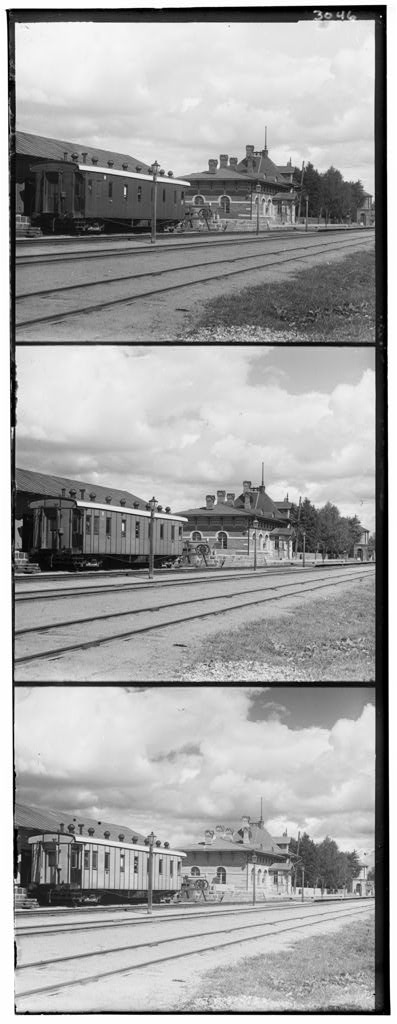
#> input picture MP1/part1/00398v.jpg, 397 x 1024 px, found by its file name
$ python mainb.py
#> lines starting #> are read from the running program, lines starting #| are printed output that depends on the picture
import cv2
import numpy as np
import os
import time  # Import time module

# Start the timer
start_time = time.time()

img_path = r'C:\Users\Rohit\OneDrive\Desktop\cv-code\assignment-1\part1\00398v.jpg'
img = cv2.imread(img_path)
#> img is the input picture: shape (1024, 397, 3); min 0, max 255, mean 163.6

height, width, channels = img.shape
#> height = 1024; width = 397; channels = 3
part_height = height // 3
#> part_height = 341
blue = img[0:part_height, 0:width]
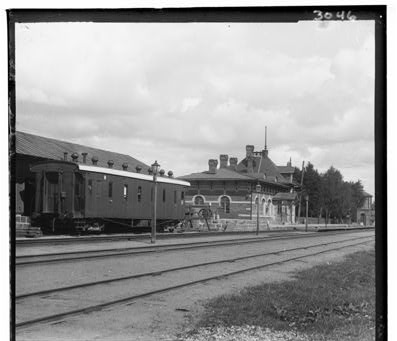
#> blue: shape (341, 397, 3); min 0, max 255, mean 151.4
green = img[part_height:2*part_height, 0:width]
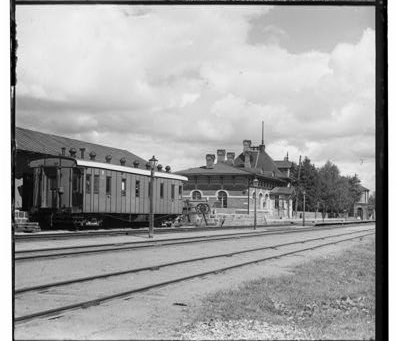
#> green: shape (341, 397, 3); min 0, max 255, mean 163.8
red = img[2*part_height:3*part_height, 0:width]
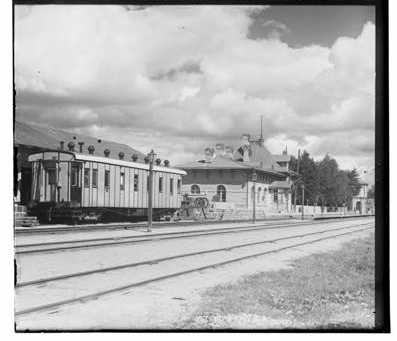
#> red: shape (341, 397, 3); min 0, max 255, mean 175.3

h, w, c = blue.shape
#> h = 341; w = 397; c = 3
crop_amount = int(0.12 * w)
#> crop_amount = 47
crop_blue = blue[crop_amount:h - crop_amount, crop_amount:w - crop_amount]
crop_green = green[crop_amount:h - crop_amount, crop_amount:w - crop_amount]
crop_red = red[crop_amount:h - crop_amount, crop_amount:w - crop_amount]

blueb = cv2.cvtColor(crop_blue, cv2.COLOR_BGR2GRAY)
greenb = cv2.cvtColor(crop_green, cv2.COLOR_BGR2GRAY)
redb = cv2.cvtColor(crop_red, cv2.COLOR_BGR2GRAY)

# Function to compute SSD (Sum of Squared Differences)
def compute_ssd(image1, image2):
    return np.sum((image1 - image2) ** 2)

# Function to compute NCC (Normalized Cross-Correlation)
def compute_ncc(image1, image2):
    image1_norm = (image1 - np.mean(image1)) / np.std(image1)
    image2_norm = (image2 - np.mean(image2)) / np.std(image2)
    return np.sum(image1_norm * image2_norm)

# Function for exhaustive search (grid search)
def exhaustive_search(image1, image2, metric, displacement_range):
    best_score = None
    best_displacement = (0, 0)

    for dx in range(-displacement_range, displacement_range + 1):
        for dy in range(-displacement_range, displacement_range + 1):
            shifted_image2 = np.roll(np.roll(image2, dx, axis=1), dy, axis=0)
            if metric == 'ssd':
                score = compute_ssd(image1, shifted_image2)
                if best_score is None or score < best_score:  # Minimizing SSD
                    best_score = score
                    best_displacement = (dx, dy)
            elif metric == 'ncc':
                score = compute_ncc(image1, shifted_image2)
                if best_score is None or score > best_score:  # Maximizing NCC
                    best_score = score
                    best_displacement = (dx, dy)

    return best_displacement, best_score

# Pyramid search function
def pyramid_search(image1, image2, metric, displacement_range, depth):
    if depth == 0 or min(image1.shape) < 100:  # Base case for small images
        return exhaustive_search(image1, image2, metric, displacement_range)

    # Reduce image size by half
    reduced_image1 = cv2.resize(image1, (image1.shape[1] // 2, image1.shape[0] // 2))
    reduced_image2 = cv2.resize(image2, (image2.shape[1] // 2, image2.shape[0] // 2))

    # Recursively call pyramid search on reduced images
    displacement, _ = pyramid_search(reduced_image1, reduced_image2, metric, displacement_range, depth - 1)

    # Upscale the displacement to the current resolution
    displacement = (displacement[0] * 2, displacement[1] * 2)

    # Refine displacement at the current resolution
    shifted_image2 = np.roll(np.roll(image2, displacement[0], axis=1), displacement[1], axis=0)
    refined_displacement, _ = exhaustive_search(image1, shifted_image2, metric, 2)

    # Combine the displacements
    final_displacement = (displacement[0] + refined_displacement[0], displacement[1] + refined_displacement[1])

    return final_displacement, _

# Align color channels using pyramid search
def align_channels_pyramid(redb, blueb, greenb, metric, displacement_range, depth=3):
    # Align Red channel to Blue
    best_displacement_red, _ = pyramid_search(blueb, redb, metric, displacement_range, depth)
    aligned_red = np.roll(np.roll(redb, best_displacement_red[0], axis=1), best_displacement_red[1], axis=0)

    # Align Green channel to Blue
    best_displacement_green, _ = pyramid_search(blueb, greenb, metric, displacement_range, depth)
    aligned_green = np.roll(np.roll(greenb, best_displacement_green[0], axis=1), best_displacement_green[1], axis=0)

    # Reconstruct the aligned image
    aligned_image = np.stack([blueb, aligned_green, aligned_red], axis=-1)

    return aligned_image, best_displacement_red, best_displacement_green

# Example usage with SSD and pyramid search
displacement_range = 20
depth = 3  # Number of pyramid levels

# Align using SSD
aligned_image_ssd, disp_red_ssd, disp_green_ssd = align_channels_pyramid(redb, blueb, greenb, 'ssd', displacement_range, depth)
#> after the loop in exhaustive_search, `for dx in range(-displacement_range, displacement_range + 1):`: best_displacement = (-19, 6); best_score = 433615
#> in pyramid_search, `displacement, _ = pyramid_search(reduced_image1, reduced_image2, metri..`: displacement = (-40, 13)
#> in pyramid_search, `displacement = (displacement[0] * 2, displacement[1] * 2)`: displacement = (-80, 26)
#> in pyramid_search, `shifted_image2 = np.roll(np.roll(image2, displacement[0], axis=1), dis..`:
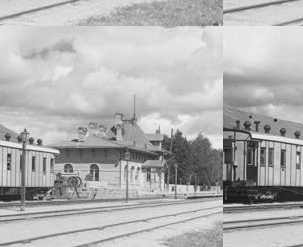
#> shifted_image2: shape (247, 303); min 0, max 249, mean 178
#> in pyramid_search, `refined_displacement, _ = exhaustive_search(image1, shifted_image2, me..`: refined_displacement = (-1, -2)
#> in pyramid_search, `final_displacement = (displacement[0] + refined_displacement[0], displ..`: final_displacement = (-81, 24)
#> call 4 of pyramid_search, with metric = 'ssd', displacement_range = 20, depth = 3
#> in pyramid_search (call 4), `displacement, _ = pyramid_search(reduced_image1, reduced_image2, metri..`: displacement = (1, 3)
#> in pyramid_search (call 4), `displacement = (displacement[0] * 2, displacement[1] * 2)`: displacement = (2, 6)
#> in pyramid_search (call 4), `shifted_image2 = np.roll(np.roll(image2, displacement[0], axis=1), dis..`:
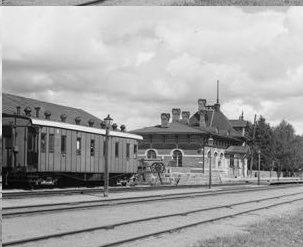
#> shifted_image2: shape (247, 303); min 0, max 244, mean 163.2
#> in pyramid_search (call 4), `refined_displacement, _ = exhaustive_search(image1, shifted_image2, me..`: refined_displacement = (0, -1)
#> in pyramid_search (call 4), `final_displacement = (displacement[0] + refined_displacement[0], displ..`: final_displacement = (2, 5)
#> in align_channels_pyramid, `aligned_image = np.stack([blueb, aligned_green, aligned_red], axis=-1)`:
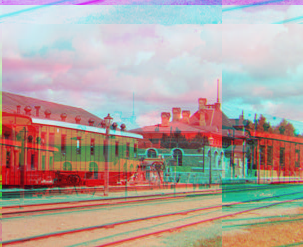
#> aligned_image: shape (247, 303, 3); mean of channels 0, 1, 2 156.7, 163.2, 178; drawn as B, G, R
#> disp_red_ssd = (-81, 24); disp_green_ssd = (2, 5)
print(f"Best displacement for Red channel (SSD): {disp_red_ssd}")
#| Best displacement for Red channel (SSD): (-81, 24)
print(f"Best displacement for Green channel (SSD): {disp_green_ssd}")
#| Best displacement for Green channel (SSD): (2, 5)

# Align using NCC
aligned_image_ncc, disp_red_ncc, disp_green_ncc = align_channels_pyramid(redb, blueb, greenb, 'ncc', displacement_range, depth)
#> the loop in exhaustive_search (call 12), `for dx in range(-displacement_range, displacement_range + 1):` made 5 passes
#> pass 1, in compute_ncc (call 3438), `image2_norm = (image2 - np.mean(image2)) / np.std(image2)`:
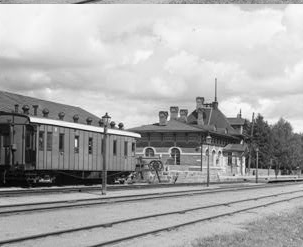
#> image2_norm: shape (247, 303) float64; min -2.79, max 1.38, mean -6.84e-17; drawn with min black and max white
#> disp_red_ncc = (4, 11); disp_green_ncc = (3, 5)
print(f"Best displacement for Red channel (NCC): {disp_red_ncc}")
#| Best displacement for Red channel (NCC): (4, 11)
print(f"Best displacement for Green channel (NCC): {disp_green_ncc}")
#| Best displacement for Green channel (NCC): (3, 5)

results_dir = r'C:\Users\Rohit\OneDrive\Desktop\cv-code\assignment-1\part1\results'
if not os.path.exists(results_dir):
    os.makedirs(results_dir)
file_name = os.path.splitext(os.path.basename(img_path))[0]
result_filename = os.path.join(results_dir, f"{file_name}_aligned_ncc.jpg")  # Change "_aligned_ncc" as needed
cv2.imwrite(result_filename, aligned_image_ncc)

# End the timer
end_time = time.time()

# Calculate elapsed time
elapsed_time = end_time - start_time
print(f"Elapsed time: {elapsed_time:.2f} seconds")

$ run again, with MP1/part1/00125v.jpg copied over MP1/part1/00398v.jpg
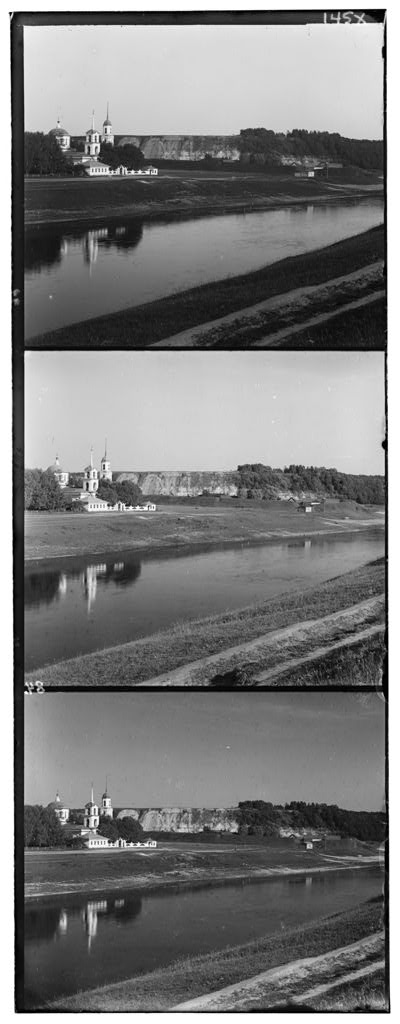
#> input picture MP1/part1/00125v.jpg, 400 x 1024 px, found by its file name
#> img is the input picture: shape (1024, 400, 3); min 0, max 255, mean 124.2
#> reduced_image1: shape (61, 76)
#> reduced_image2: shape (61, 76)
#> after the loop in exhaustive_search, `for dx in range(-displacement_range, displacement_range + 1):`: best_displacement = (-7, -19); best_score = 451844
#> in pyramid_search, `displacement, _ = pyramid_search(reduced_image1, reduced_image2, metri..`: displacement = (-15, -37)
#> in pyramid_search, `displacement = (displacement[0] * 2, displacement[1] * 2)`: displacement = (-30, -74)
#> shifted_image2: shape (245, 304)
#> refined_displacement = (-1, -2)
#> final_displacement = (-31, -76)
#> reduced_image2: shape (122, 152)
#> reduced_image2: shape (61, 76)
#> shifted_image2: shape (122, 152)
#> shifted_image2: shape (245, 304)
#> best_displacement_green = (2, 19)
#> disp_red_ssd = (-31, -76); disp_green_ssd = (2, 19)
#| Best displacement for Red channel (SSD): (-31, -76)
#| Best displacement for Green channel (SSD): (2, 19)
#> shifted_image2: shape (122, 152)
#> shifted_image2: shape (245, 304)
#> the loop in exhaustive_search (call 9), `for dx in range(-displacement_range, displacement_range + 1):` made 5 passes
#> pass 1, in compute_ncc (call 1709), `image2_norm = (image2 - np.mean(image2)) / np.std(image2)`:
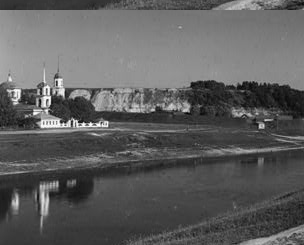
#> image2_norm: shape (245, 304) float64; min -2.34, max 3.97, mean 8.4e-18; drawn with min black and max white
#> shifted_image2: shape (122, 152)
#> in pyramid_search (call 10), `displacement, _ = pyramid_search(reduced_image1, reduced_image2, metri..`: displacement = (1, 2)
#> in pyramid_search (call 10), `displacement = (displacement[0] * 2, displacement[1] * 2)`: displacement = (2, 4)
#> in pyramid_search (call 10), `shifted_image2 = np.roll(np.roll(image2, displacement[0], axis=1), dis..`:
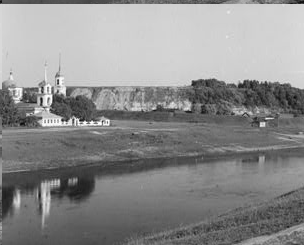
#> shifted_image2: shape (245, 304); min 6, max 255, mean 140.6
#> refined_displacement = (0, 1)
#> final_displacement = (2, 5)
#> disp_red_ncc = (1, 9); disp_green_ncc = (2, 5)
#| Best displacement for Red channel (NCC): (1, 9)
#| Best displacement for Green channel (NCC): (2, 5)

$ run again, with MP1/part1/00153v.jpg copied over MP1/part1/00398v.jpg
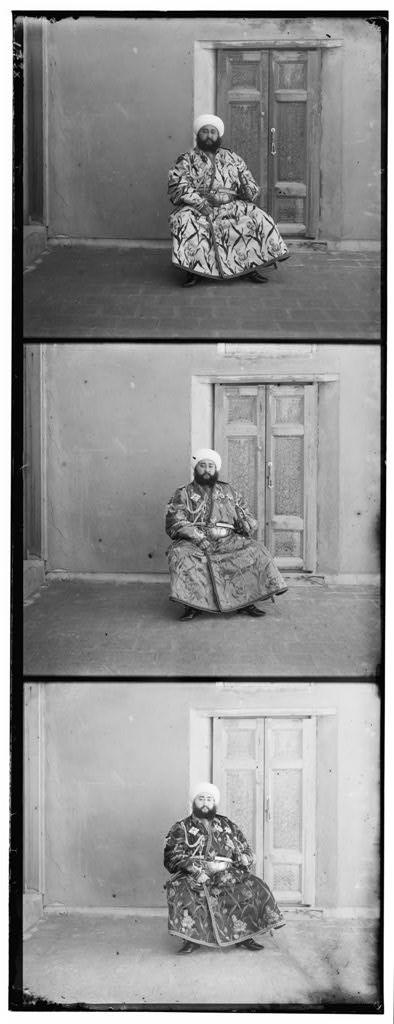
#> input picture MP1/part1/00153v.jpg, 394 x 1024 px, found by its file name
#> img is the input picture: shape (1024, 394, 3); min 0, max 255, mean 145.2
#> reduced_image1: shape (61, 75)
#> reduced_image2: shape (61, 75)
#> after the loop in exhaustive_search, `for dx in range(-displacement_range, displacement_range + 1):`: best_displacement = (3, 14); best_score = 463404
#> in pyramid_search, `displacement, _ = pyramid_search(reduced_image1, reduced_image2, metri..`: displacement = (5, 28)
#> in pyramid_search, `displacement = (displacement[0] * 2, displacement[1] * 2)`: displacement = (10, 56)
#> shifted_image2: shape (247, 300)
#> refined_displacement = (-1, -2)
#> final_displacement = (9, 54)
#> reduced_image2: shape (123, 150)
#> reduced_image2: shape (61, 75)
#> shifted_image2: shape (123, 150)
#> shifted_image2: shape (247, 300)
#> best_displacement_green = (8, -62)
#> disp_red_ssd = (9, 54); disp_green_ssd = (8, -62)
#| Best displacement for Red channel (SSD): (9, 54)
#| Best displacement for Green channel (SSD): (8, -62)
#> shifted_image2: shape (123, 150)
#> shifted_image2: shape (247, 300)
#> shifted_image2: shape (123, 150)
#> in pyramid_search (call 10), `displacement, _ = pyramid_search(reduced_image1, reduced_image2, metri..`: displacement = (1, 3)
#> in pyramid_search (call 10), `displacement = (displacement[0] * 2, displacement[1] * 2)`: displacement = (2, 6)
#> in pyramid_search (call 10), `shifted_image2 = np.roll(np.roll(image2, displacement[0], axis=1), dis..`:
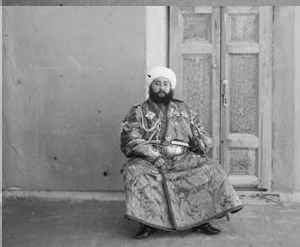
#> shifted_image2: shape (247, 300); min 6, max 255, mean 143.3
#> refined_displacement = (1, 1)
#> final_displacement = (3, 7)
#> disp_red_ncc = (-86, 21); disp_green_ncc = (3, 7)
#| Best displacement for Red channel (NCC): (-86, 21)
#| Best displacement for Green channel (NCC): (3, 7)
